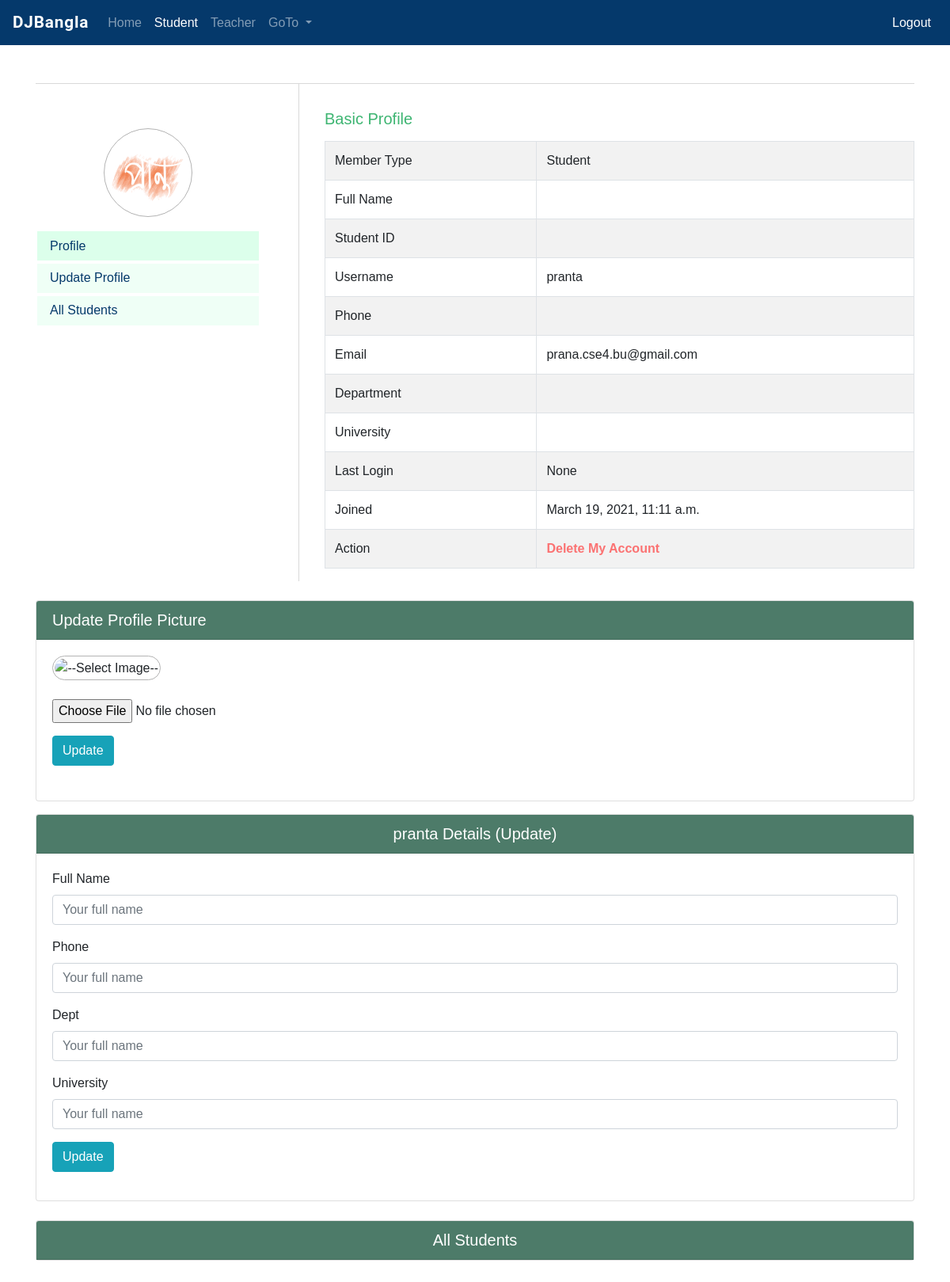
Screenshot of /multiauth/student/ (signed in) with the database file from the repository.
### multiauth/models.py (models this page shows)
class User(AbstractUser):
    is_student = models.BooleanField(default=False)
    is_teacher = models.BooleanField(default=False)

### multiauth/decorators.py (the view)
    def wrapper(request, *args, **kwargs):
        user = request.user
        if True == user.is_superuser:
            return function(request, *args, **kwargs)
        elif True != user.is_student:
            return redirect('no_access')
        else:
            return function(request, *args, **kwargs)

### multiauth/views.py (called while the page is built)
@login_required(login_url='multiauth_login')
@student_required
def multiauth_student(request):
    user = request.user
    allstudents = User.objects.filter(is_student=True)
    profilepictures = UserProfileImage.objects.all()
    profile = UserProfileImage.objects.filter(user=user)
    diction = {'user':user, 'allstudents':allstudents, 'profilepictures':profilepictures}
    if profile:
        profile = UserProfileImage.objects.get(user=user)
        diction = {'user':user, 'profile':profile, 'allstudents':allstudents, 'profilepictures':profilepictures}
    return render(request, 'multiauth/student.html', context=diction)

### templates/multiauth/student.html (shortened to what this page needs)
{% extends 'multiauth/base.html' %}
{% load static %}
{% block studentactive %}
    active
{% endblock studentactive %}
{% block body %}
<div class="container">
    <div class="profilepage">
        <div class="userside">
            <div class="profilepic">
                {% if user.userprofileimage.image %}
                    <img src="{{ user.userprofileimage.image.url }}" alt="profile"  >
                {% else %}
                    <img src="{% static 'img/logo.png' %}" alt="profile" >
                {% endif %}
            </div>
            <div class="profileuserlinks">
                <a href="#" class="profileuserlinks_active">Profile</a>
            <a href="#updateprofile">Update Profile</a>
            <a href="#allstudents">All Students</a>
            </div>
        </div>
        <div class="profileside">
            <h5>Basic Profile</h5>
            <div class="profiledetails">
                <table class="table table-striped table-bordered">
                    <tr>
                        <td>Member Type</td>
                        <td>Student</td>
                    </tr>
                    <tr>
                        <td>Full Name</td>
                        <td>{{user.student.name}}</td>
                    </tr>
                    <tr>
                        <td>Student ID</td>
                        <td>{{user.student.student_id}}</td>
                    </tr>
                    <tr>
                        <td>Username</td>
                        <td>{{user.username}}</td>
                    </tr>
                    <tr>
                        <td>Phone</td>
                        <td>{{user.student.phone}}</td>
                    </tr>
                    <tr>
                        <td>Email</td>
                        <td>{{user.email}}</td>
                    </tr>
                    <tr>
                        <td>Department</td>
                        <td>{{user.student.dept}}</td>
                    </tr>
                    <tr>
                        <td>University</td>
                        <td>{{user.student.university}}</td>
                    </tr>
                    <tr>
                        <td>Last Login </td>
                        <td>{{user.last_login}}</td>
                    </tr>
                    <tr>
                        <td>Joined</td>
                        <td>{{user.date_joined}}</td>
                    </tr>
                    <tr>
                        <td>Action</td>
                        <td>
                            <form action="{% url 'delete_my_account' %}" method="POST" class="d-inline">
                                <button class="profiledangerbtn">Delete My Account</button>
                            </form>
                        </td>
                    </tr>
                </table>
            </div>
        </div>
    </div>
</div>
<br>
<div class="container" id="updateprofile">
    <div class="card mb-3">
        <div class="card-header mycardheader">
            <h5>Update Profile Picture</h5>
        </div>
        <div class="card-body">
                <form action="{% url 'update_student_profile_picture' %}" method="POST" enctype="multipart/form-data">
                    <div class="form-group">
                        <img id="blah" src="#" alt="--Select Image--"  class="imageview" /><br><br>
                        <input type='file' name="image" class="form-control-file" onchange="readURL(this);" />
                        <button class="btn btn-info mt-3 mb-2">Update</button>
                    </div>
                </form>
        </div>
    </div>
</div>
<div class="container">
    <div class="id_my_details">
        <div class="card">
            <div class="card-header mycardheader">
                <h5 class="text-center">{{ user.username }} Details (Update)</h5>
            </div>
            <div class="card-body">
                <form action="{% url 'update_student_details' %}" method="POST">
                    <div class="form-group">
                        <label>Full Name</label>
                        <input type="text" class="form-control mb-3" required  value="{{ user.student.name }}" name="name" placeholder="Your full name" >
                        <label>Phone</label>
                        <input type="text" class="form-control mb-3" required  value="{{ user.student.phone }}" name="phone" placeholder="Your full name" >
                        <label>Dept</label>
                        <input type="text" class="form-control mb-3" required  value="{{ user.student.dept }}" name="dept" placeholder="Your full name" >
                        <label>University</label>
                        <input type="text" class="form-control mb-3" required  value="{{ user.student.university }}" name="university" placeholder="Your full name" >
                        <button class="btn btn-info">Update</button>
                    </div>
                </form>
            </div>
        </div>
    </div>
<div class="card mt-4">
    <div class="card-header mycardheader">
        <h5 class="text-center">All Students</h5>
    </div>
</div>
</div>
    <br><br>
{% endblock body %}

### static/css/basestyle.css (style rules this page uses)
* { margin: 0; padding: 0; }
:root { --roboto: "Roboto", sans-serif; --engfont: "Raleway", sans-serif; --banglafont: "Hind Siliguri", sans-serif; --bg: #5cdb94; --darkcolor: #05396b; --lightcolor: #edf5e0; --btn: #389583; --btnhover: #edf5e0; --dj: #0c4b33; }
body { margin: 0; padding: 0; font-family: var(--banglafont); }

### static/css/crudsearch.css (style rules this page uses)
* { margin: 0; padding: 0; }
:root { --roboto: "Roboto", sans-serif; --engfont: "Raleway", sans-serif; --banglafont: "Hind Siliguri", sans-serif; --bg: #5cdb94; --darkcolor: #05396b; --lightcolor: #edf5e0; --btn: #389583; --btnhover: #edf5e0; --dj: #0c4b33; --djlite: #4d7b69; }
.mycardheader { background: var(--djlite) !important; background-color: var(--djlite) !important; color: white; }
h5 { margin: 0; }

### static/css/multiauth.css (style rules this page uses)
* { margin: 0; padding: 0; scroll-behavior: smooth; }
:root { --roboto: "Roboto", sans-serif; --engfont: "Ubuntu", sans-serif; --banglafont: "Hind Siliguri", sans-serif; --bg: #5cdb94; --darkcolor: #05396b; --lightcolor: #edf5e0; --btn: #389583; --btnhover: #edf5e0; --dj: #0c4b33; }
.profilepage { display: flex; flex-direction: row; flex-wrap: wrap; margin-top: 3rem; border-top: 1px solid #d9d9d9; }
.userside { flex: 30%; display: flex; flex-direction: column; padding-right: 3rem; border-right: 1px solid #d9d9d9; padding-top: 2rem; }
.profileside { flex: 70%; padding-left: 2rem; padding-top: 2rem; }
.profileuserlinks { display: flex; flex-direction: column; }
.profileuserlinks a { background: #eefff6eb; color: var(--darkcolor); margin: 2px; padding: .4rem 1rem; font-family: var(--engfont); font-weight: 500; }
.profileuserlinks_active { background: #dcffeb !important; }
.profilepic { text-align: center; margin: 1rem; }
.profilepic img { border-radius: 30rem !important; height: 7rem; width: 7rem; padding: .15rem; border: 1px solid #b3b3b3; }
.profileside h5 { color: #3eb572; padding-bottom: 1rem; }
.profiledangerbtn { border: 0px; color: #ff3e3eb5; font-weight: 700; background: none; }
.imageview { border-radius: 30rem !important; height: 7rem; width: 7rem; padding: .15rem; border: 1px solid #b3b3b3; }

### rows the page displays
User: username "pranta", email "prana.cse4.bu@gmail.com", last_login "None", date_joined "March 19, 2021, 11:11 a.m."
